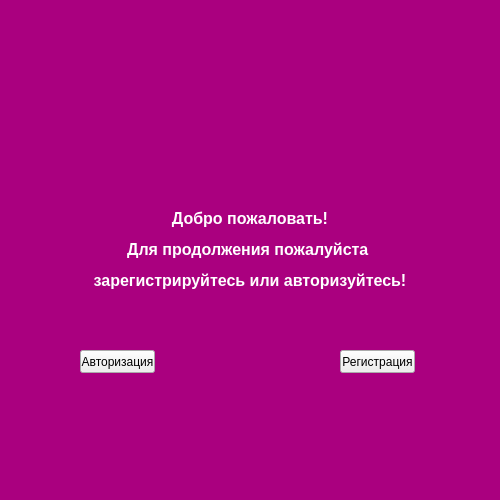
<?xml version="1.0" encoding="UTF-8"?>
<ui version="4.0">
 <class>MainWindow</class>
 <widget class="QMainWindow" name="MainWindow">
  <property name="geometry">
   <rect>
    <x>0</x>
    <y>0</y>
    <width>500</width>
    <height>500</height>
   </rect>
  </property>
  <property name="windowTitle">
   <string>My_Chat</string>
  </property>
  <widget class="QWidget" name="centralwidget">
   <widget class="QLabel" name="label">
    <property name="geometry">
     <rect>
      <x>0</x>
      <y>0</y>
      <width>500</width>
      <height>500</height>
     </rect>
    </property>
    <property name="font">
     <font>
      <family>Arial</family>
      <weight>75</weight>
      <bold>true</bold>
      <kerning>true</kerning>
     </font>
    </property>
    <property name="styleSheet">
     <string notr="true">background-color: rgb(170, 0, 127);</string>
    </property>
    <property name="text">
     <string>&lt;html&gt;&lt;head/&gt;&lt;body&gt;&lt;p align=&quot;center&quot;&gt;&lt;span style=&quot; font-size:12pt; color:#ffffff;&quot;&gt;Добро пожаловать!&lt;/span&gt;&lt;/p&gt;&lt;p align=&quot;center&quot;&gt;&lt;span style=&quot; font-size:12pt; color:#ffffff;&quot;&gt;Для продолжения пожалуйста &lt;/span&gt;&lt;/p&gt;&lt;p align=&quot;center&quot;&gt;&lt;span style=&quot; font-size:12pt; color:#ffffff;&quot;&gt;зарегистрируйтесь или авторизуйтесь!&lt;/span&gt;&lt;/p&gt;&lt;/body&gt;&lt;/html&gt;</string>
    </property>
    <property name="alignment">
     <set>Qt::AlignCenter</set>
    </property>
   </widget>
   <widget class="QPushButton" name="Auth_button">
    <property name="geometry">
     <rect>
      <x>80</x>
      <y>350</y>
      <width>75</width>
      <height>23</height>
     </rect>
    </property>
    <property name="text">
     <string>Авторизация</string>
    </property>
   </widget>
   <widget class="QPushButton" name="Reg_button">
    <property name="geometry">
     <rect>
      <x>340</x>
      <y>350</y>
      <width>75</width>
      <height>23</height>
     </rect>
    </property>
    <property name="text">
     <string>Регистрация</string>
    </property>
   </widget>
  </widget>
 </widget>
 <resources/>
 <connections/>
</ui>
